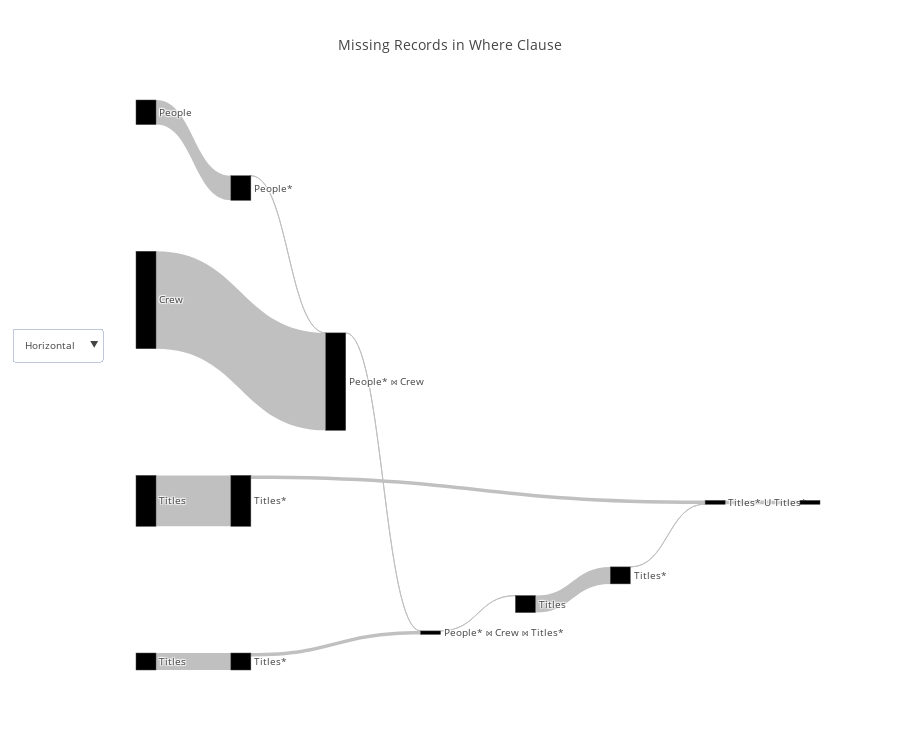

This figure's notebook cell:
### Code cell
# query_renderer.vizualize(
#         pd.read_csv("/Users/etrabelsi/IdeaProjects/thesis/crap.csv"), title='Missing Records in Where Clause', metrics=['actual_rows'],
#         open_=False,
#     )

### Figure 1 — Plotly figure (JSON) as saved in the notebook; plotly's stock layout.template omitted (floating-point values rounded to 4 significant figures)
{"data": [{"link": {"color": ["silver", "silver", "silver", "silver", "silver", "silver", "silver", "silver", "silver", "silver", "silver", "silver"], "label": [null, "Filter condition: (people.name = ANY ('{\"Owen Wilson\",\"Adam Sandler\",\"Jason Segel\"}'::text[]))", null, "Hash Cond ('Inner', '(crew.person_id = people.person_id)')", null, "Filter condition: (titles.genres ~~ '%Comedy%'::text)", "Hash Cond ('Inner', '(titles.title_id = crew.title_id)')", null, "Filter condition: (titles_1.genres = 'Action'::text)", null, "Filter condition: (titles.genres = 'Comedy'::text)", null], "source": [0, 1, 2, 3, 4, 5, 6, 7, 8, 9, 10, 11], "target": [1, 3, 3, 6, 5, 6, 7, 8, 11, 10, 11, 12], "value": [3446261, 3, 13651901, 565, 2379234, 489076, 186, 2379234, 10359, 7137701, 513882, 544958]}, "node": {"color": [null, null, null, null, null, null, null, null, null, null, null, null], "label": ["People", "People*", "Crew", "People* ⋈ Crew", "Titles", "Titles*", "People* ⋈ Crew ⋈ Titles*", "Titles", "Titles*", "Titles", "Titles*", "Titles* U Titles*"], "pad": 200}, "orientation": "h", "type": "sankey", "valueformat": ",", "valuesuffix": [" Rows", " Rows", " Rows", " Rows", " Rows", " Rows", " Rows", " Rows", " Rows", " Rows", " Rows", " Rows"]}], "layout": {"font": {"size": 10}, "height": 750, "title": "Missing Records in Where Clause", "updatemenus": [{"buttons": [{"args": ["orientation", "h"], "label": "Horizontal", "method": "restyle"}, {"args": ["orientation", "v"], "label": "Vertical", "method": "restyle"}], "y": 0.6}]}}
